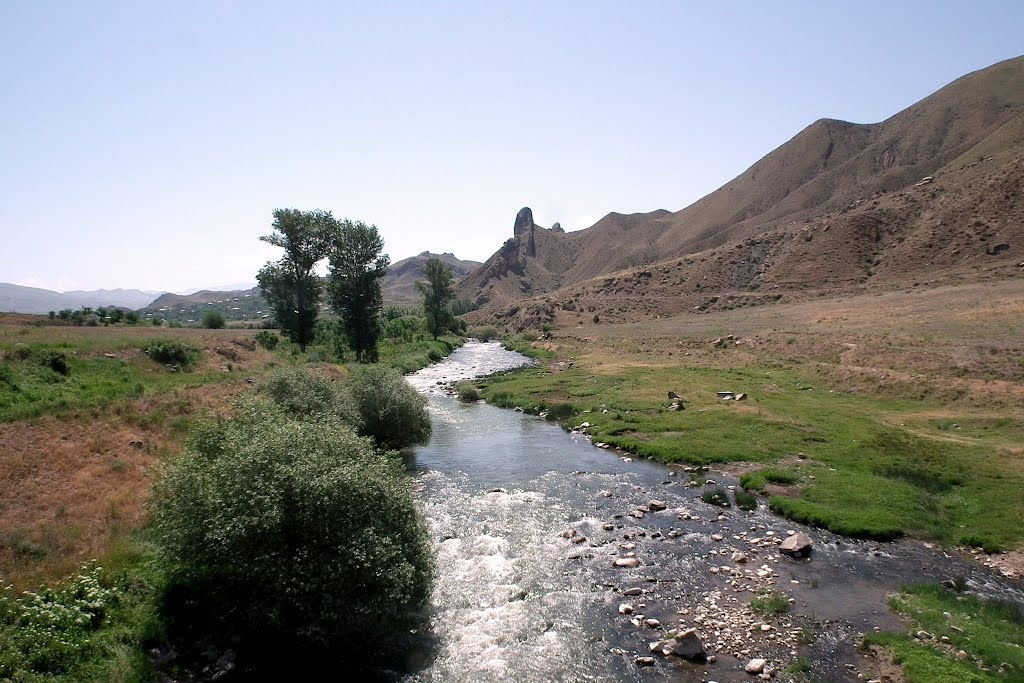
#> input picture Lab2/assets/original.jpeg, 1024 x 683 px
$ python filter.py --input ../Lab2/assets/original.jpeg
#> lines starting #> are read from the running program, lines starting #| are printed output that depends on the picture
import argparse
from PIL import Image
import numpy as np


def filter(image_path_in, image_path_out):
#> called with image_path_in = '../Lab2/assets/original.jpeg'
    image = Image.open(image_path_in).convert('L')
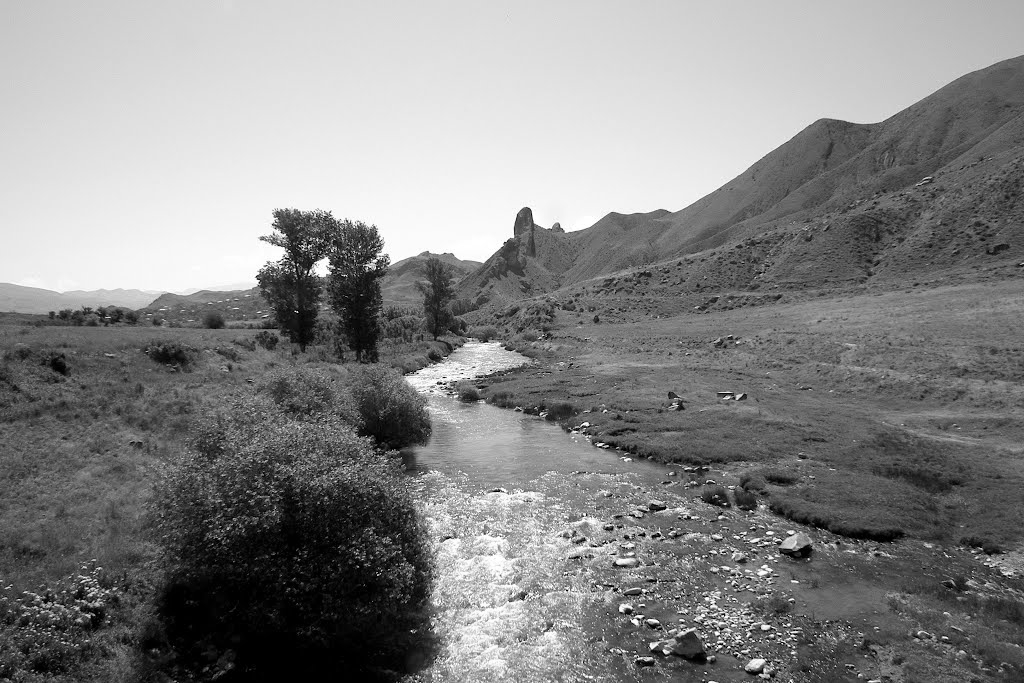
#> image: PIL image 1024x683 L; min 0, max 255, mean 133.7
#> (the run stopped early here; a loop or call above may not have finished)
